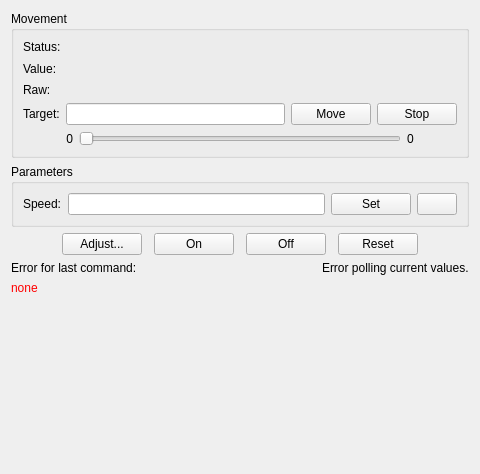
<?xml version="1.0" encoding="UTF-8"?>
<ui version="4.0">
 <class>Form</class>
 <widget class="QWidget" name="Form">
  <property name="geometry">
   <rect>
    <x>0</x>
    <y>0</y>
    <width>480</width>
    <height>474</height>
   </rect>
  </property>
  <property name="windowTitle">
   <string>Form</string>
  </property>
  <layout class="QVBoxLayout" name="verticalLayout_2">
   <item>
    <widget class="QGroupBox" name="groupBox">
     <property name="styleSheet">
      <string notr="true"/>
     </property>
     <property name="title">
      <string>Movement</string>
     </property>
     <layout class="QGridLayout" name="gridLayout_3">
      <item row="1" column="0">
       <widget class="QLabel" name="label_3">
        <property name="text">
         <string>Target:</string>
        </property>
       </widget>
      </item>
      <item row="1" column="1">
       <widget class="QLineEdit" name="targetBox">
        <property name="sizePolicy">
         <sizepolicy hsizetype="Expanding" vsizetype="Minimum">
          <horstretch>0</horstretch>
          <verstretch>0</verstretch>
         </sizepolicy>
        </property>
       </widget>
      </item>
      <item row="1" column="2">
       <widget class="QPushButton" name="moveBtn">
        <property name="text">
         <string>Move</string>
        </property>
        <property name="icon">
         <iconset resource="../../res/quango.qrc">
          <normaloff>:/tick-octagon.png</normaloff>:/tick-octagon.png</iconset>
        </property>
       </widget>
      </item>
      <item row="1" column="3">
       <widget class="QPushButton" name="stopBtn">
        <property name="text">
         <string>Stop</string>
        </property>
        <property name="icon">
         <iconset resource="../../res/quango.qrc">
          <normaloff>:/cross-octagon.png</normaloff>:/cross-octagon.png</iconset>
        </property>
       </widget>
      </item>
      <item row="0" column="0" colspan="4">
       <layout class="QGridLayout" name="gridLayout">
        <item row="1" column="0">
         <widget class="QLabel" name="label_5">
          <property name="text">
           <string>Value:</string>
          </property>
         </widget>
        </item>
        <item row="0" column="0">
         <widget class="QLabel" name="label_8">
          <property name="text">
           <string>Status:</string>
          </property>
         </widget>
        </item>
        <item row="2" column="0">
         <widget class="QLabel" name="label_11">
          <property name="text">
           <string>Raw:</string>
          </property>
         </widget>
        </item>
        <item row="1" column="1">
         <widget class="QLabel" name="valueLbl">
          <property name="font">
           <font>
            <family>Monospace</family>
            <pointsize>11</pointsize>
            <weight>75</weight>
            <bold>true</bold>
           </font>
          </property>
          <property name="styleSheet">
           <string notr="true">padding-left:5px; padding-right:5px;</string>
          </property>
          <property name="text">
           <string/>
          </property>
         </widget>
        </item>
        <item row="1" column="2">
         <widget class="QLabel" name="unitLbl">
          <property name="text">
           <string/>
          </property>
         </widget>
        </item>
        <item row="1" column="3">
         <spacer name="horizontalSpacer_3">
          <property name="orientation">
           <enum>Qt::Horizontal</enum>
          </property>
          <property name="sizeHint" stdset="0">
           <size>
            <width>0</width>
            <height>0</height>
           </size>
          </property>
         </spacer>
        </item>
        <item row="0" column="1" colspan="3">
         <widget class="SqueezedLabel" name="statusLbl">
          <property name="font">
           <font>
            <weight>75</weight>
            <bold>true</bold>
           </font>
          </property>
          <property name="autoFillBackground">
           <bool>false</bool>
          </property>
          <property name="styleSheet">
           <string notr="true">padding-left:5px; padding-right:5px;</string>
          </property>
          <property name="text">
           <string/>
          </property>
          <property name="margin">
           <number>0</number>
          </property>
         </widget>
        </item>
        <item row="2" column="1" colspan="3">
         <widget class="QLabel" name="rawvalLbl">
          <property name="styleSheet">
           <string notr="true">padding-left:5px; padding-right:5px;</string>
          </property>
          <property name="text">
           <string/>
          </property>
         </widget>
        </item>
       </layout>
      </item>
      <item row="2" column="0" colspan="4">
       <layout class="QHBoxLayout" name="horizontalLayout_3">
        <item>
         <widget class="QLabel" name="minLbl">
          <property name="minimumSize">
           <size>
            <width>50</width>
            <height>0</height>
           </size>
          </property>
          <property name="text">
           <string>0</string>
          </property>
          <property name="alignment">
           <set>Qt::AlignRight|Qt::AlignTrailing|Qt::AlignVCenter</set>
          </property>
         </widget>
        </item>
        <item>
         <widget class="QSlider" name="valueSlider">
          <property name="maximum">
           <number>1000</number>
          </property>
          <property name="orientation">
           <enum>Qt::Horizontal</enum>
          </property>
         </widget>
        </item>
        <item>
         <widget class="QLabel" name="maxLbl">
          <property name="minimumSize">
           <size>
            <width>50</width>
            <height>0</height>
           </size>
          </property>
          <property name="text">
           <string>0</string>
          </property>
         </widget>
        </item>
       </layout>
      </item>
     </layout>
    </widget>
   </item>
   <item>
    <widget class="QGroupBox" name="groupBox_2">
     <property name="title">
      <string>Parameters</string>
     </property>
     <layout class="QGridLayout" name="gridLayout_2">
      <item row="0" column="0">
       <widget class="QLabel" name="label">
        <property name="text">
         <string>Speed:</string>
        </property>
       </widget>
      </item>
      <item row="0" column="1">
       <widget class="QLineEdit" name="speedBox">
        <property name="sizePolicy">
         <sizepolicy hsizetype="Expanding" vsizetype="Minimum">
          <horstretch>0</horstretch>
          <verstretch>0</verstretch>
         </sizepolicy>
        </property>
       </widget>
      </item>
      <item row="0" column="2">
       <widget class="QPushButton" name="speedBtn">
        <property name="text">
         <string>Set</string>
        </property>
        <property name="icon">
         <iconset resource="../../res/quango.qrc">
          <normaloff>:/arrow-transition.png</normaloff>:/arrow-transition.png</iconset>
        </property>
       </widget>
      </item>
      <item row="0" column="3">
       <widget class="QPushButton" name="speedRereadBtn">
        <property name="text">
         <string/>
        </property>
        <property name="icon">
         <iconset resource="../../res/quango.qrc">
          <normaloff>:/arrow-circle-double.png</normaloff>:/arrow-circle-double.png</iconset>
        </property>
       </widget>
      </item>
     </layout>
    </widget>
   </item>
   <item>
    <layout class="QHBoxLayout" name="horizontalLayout_2">
     <property name="spacing">
      <number>12</number>
     </property>
     <item>
      <spacer name="horizontalSpacer_5">
       <property name="orientation">
        <enum>Qt::Horizontal</enum>
       </property>
       <property name="sizeHint" stdset="0">
        <size>
         <width>0</width>
         <height>0</height>
        </size>
       </property>
      </spacer>
     </item>
     <item>
      <widget class="QPushButton" name="adjustBtn">
       <property name="text">
        <string>Adjust...</string>
       </property>
       <property name="icon">
        <iconset resource="../../res/quango.qrc">
         <normaloff>:/counter.png</normaloff>:/counter.png</iconset>
       </property>
      </widget>
     </item>
     <item>
      <widget class="QPushButton" name="onBtn">
       <property name="text">
        <string>On</string>
       </property>
       <property name="icon">
        <iconset resource="../../res/quango.qrc">
         <normaloff>:/ampel-g-small.png</normaloff>:/ampel-g-small.png</iconset>
       </property>
      </widget>
     </item>
     <item>
      <widget class="QPushButton" name="offBtn">
       <property name="text">
        <string>Off</string>
       </property>
       <property name="icon">
        <iconset resource="../../res/quango.qrc">
         <normaloff>:/ampel-r-small.png</normaloff>:/ampel-r-small.png</iconset>
       </property>
      </widget>
     </item>
     <item>
      <widget class="QPushButton" name="resetBtn">
       <property name="text">
        <string>Reset</string>
       </property>
       <property name="icon">
        <iconset resource="../../res/quango.qrc">
         <normaloff>:/arrow-circle-225-left.png</normaloff>:/arrow-circle-225-left.png</iconset>
       </property>
      </widget>
     </item>
     <item>
      <spacer name="horizontalSpacer_4">
       <property name="orientation">
        <enum>Qt::Horizontal</enum>
       </property>
       <property name="sizeHint" stdset="0">
        <size>
         <width>0</width>
         <height>0</height>
        </size>
       </property>
      </spacer>
     </item>
    </layout>
   </item>
   <item>
    <layout class="QHBoxLayout" name="horizontalLayout_4">
     <item>
      <layout class="QVBoxLayout" name="verticalLayout_3">
       <item>
        <widget class="QLabel" name="label_4">
         <property name="text">
          <string>Error for last command:</string>
         </property>
        </widget>
       </item>
       <item>
        <widget class="QLabel" name="errorLbl">
         <property name="sizePolicy">
          <sizepolicy hsizetype="Expanding" vsizetype="Expanding">
           <horstretch>0</horstretch>
           <verstretch>0</verstretch>
          </sizepolicy>
         </property>
         <property name="palette">
          <palette>
           <active>
            <colorrole role="WindowText">
             <brush brushstyle="SolidPattern">
              <color alpha="255">
               <red>255</red>
               <green>0</green>
               <blue>0</blue>
              </color>
             </brush>
            </colorrole>
           </active>
           <inactive>
            <colorrole role="WindowText">
             <brush brushstyle="SolidPattern">
              <color alpha="255">
               <red>255</red>
               <green>0</green>
               <blue>0</blue>
              </color>
             </brush>
            </colorrole>
           </inactive>
           <disabled>
            <colorrole role="WindowText">
             <brush brushstyle="SolidPattern">
              <color alpha="255">
               <red>49</red>
               <green>54</green>
               <blue>59</blue>
              </color>
             </brush>
            </colorrole>
           </disabled>
          </palette>
         </property>
         <property name="text">
          <string>none</string>
         </property>
         <property name="alignment">
          <set>Qt::AlignLeading|Qt::AlignLeft|Qt::AlignTop</set>
         </property>
        </widget>
       </item>
      </layout>
     </item>
     <item>
      <layout class="QVBoxLayout" name="verticalLayout">
       <item>
        <widget class="QWidget" name="pollErr" native="true">
         <layout class="QHBoxLayout" name="horizontalLayout_6">
          <property name="margin">
           <number>0</number>
          </property>
          <item>
           <widget class="QLabel" name="label_7">
            <property name="sizePolicy">
             <sizepolicy hsizetype="Fixed" vsizetype="Preferred">
              <horstretch>0</horstretch>
              <verstretch>0</verstretch>
             </sizepolicy>
            </property>
            <property name="text">
             <string/>
            </property>
            <property name="pixmap">
             <pixmap resource="../../res/quango.qrc">:/exclamation-frame.png</pixmap>
            </property>
            <property name="alignment">
             <set>Qt::AlignLeading|Qt::AlignLeft|Qt::AlignTop</set>
            </property>
           </widget>
          </item>
          <item>
           <widget class="QLabel" name="label_9">
            <property name="sizePolicy">
             <sizepolicy hsizetype="Fixed" vsizetype="Preferred">
              <horstretch>0</horstretch>
              <verstretch>0</verstretch>
             </sizepolicy>
            </property>
            <property name="text">
             <string>Error polling current values.</string>
            </property>
            <property name="alignment">
             <set>Qt::AlignLeading|Qt::AlignLeft|Qt::AlignTop</set>
            </property>
           </widget>
          </item>
         </layout>
        </widget>
       </item>
       <item>
        <spacer name="verticalSpacer">
         <property name="orientation">
          <enum>Qt::Vertical</enum>
         </property>
         <property name="sizeHint" stdset="0">
          <size>
           <width>0</width>
           <height>0</height>
          </size>
         </property>
        </spacer>
       </item>
      </layout>
     </item>
    </layout>
   </item>
  </layout>
 </widget>
 <customwidgets>
  <customwidget>
   <class>SqueezedLabel</class>
   <extends>QLabel</extends>
   <header>quango.mlzgui</header>
  </customwidget>
 </customwidgets>
 <tabstops>
  <tabstop>targetBox</tabstop>
  <tabstop>moveBtn</tabstop>
  <tabstop>stopBtn</tabstop>
  <tabstop>valueSlider</tabstop>
  <tabstop>speedBox</tabstop>
  <tabstop>speedBtn</tabstop>
  <tabstop>adjustBtn</tabstop>
  <tabstop>onBtn</tabstop>
  <tabstop>offBtn</tabstop>
  <tabstop>resetBtn</tabstop>
 </tabstops>
 <resources>
  <include location="../../res/quango.qrc"/>
  <include location="../../res/quango.qrc"/>
 </resources>
 <connections/>
</ui>
